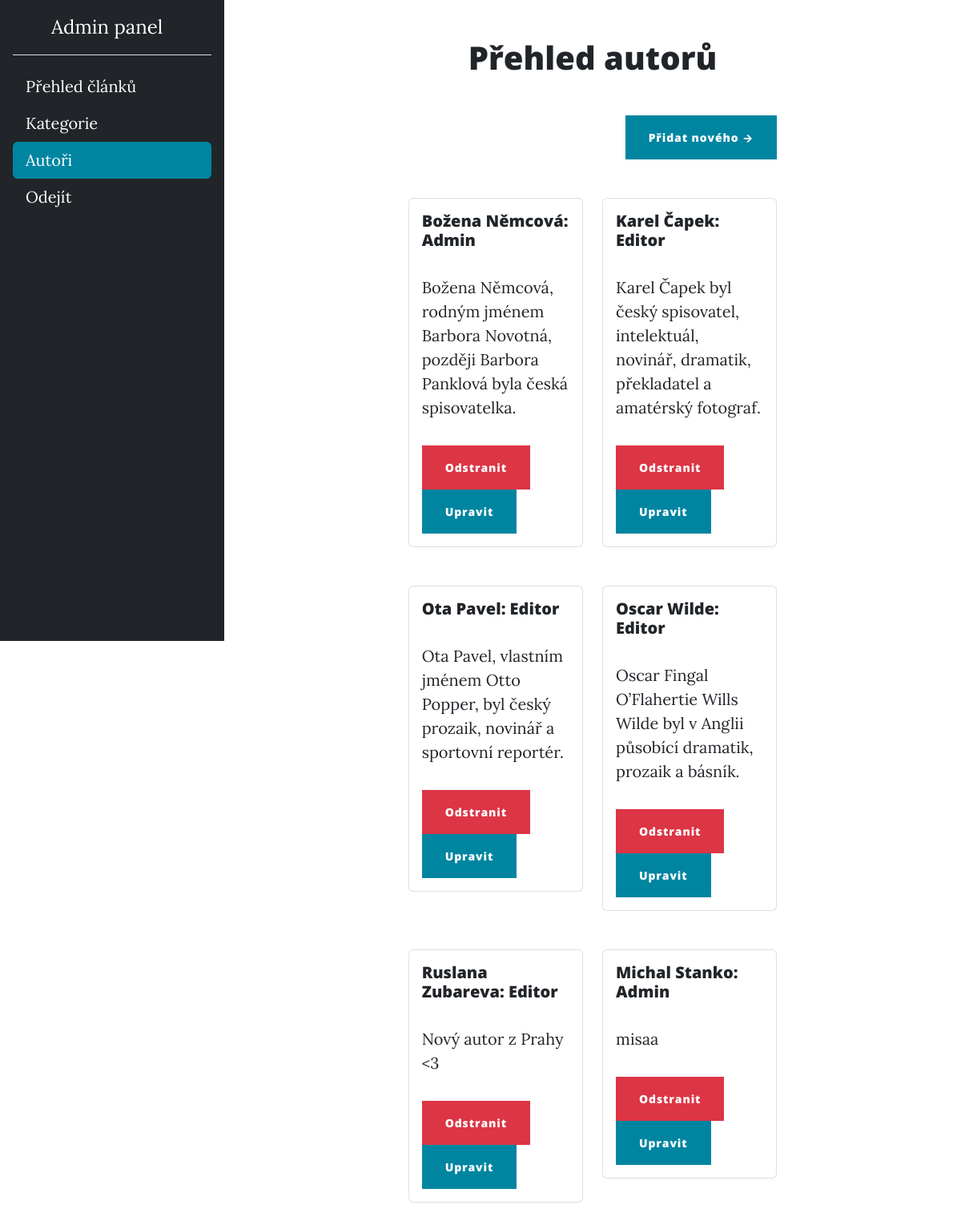
Screenshot of /author_admin.php (signed in) with the database file from the repository.
### tables this page shows
CREATE TABLE `tbAuthors` (
  `Id` int(11) NOT NULL,
  `Name` varchar(50) NOT NULL,
  `Surname` varchar(50) NOT NULL,
  `AuthDesc` varchar(200) NOT NULL,
  `Email` varchar(100) DEFAULT NULL,
  `Password` varchar(150) DEFAULT NULL,
  `IsAdmin` tinyint(1) NOT NULL
);

### Model/BaseRepository.php (called while the page is built, shortened)
<?php
abstract class BaseRepository
{
    public function __construct(Database $db)
    {
        $this->db = $db;
    }
}

### Model/AuthorRepository.php (called while the page is built, shortened)
<?php
class AuthorRepository extends BaseRepository
{
    public function getAuthors()
    {
        $sql = 'SELECT * FROM tbAuthors';
        return $this->db->select($sql);
    }
}

### Model/Database.php (called while the page is built, shortened)
<?php
class Database
{
    private $conn;
    public function __construct()
    {
        $this->conn = new PDO('mysql:host=' . self::HOST . ';dbname=' . self::DBNAME,
            self::USER,
            self::PASSWORD, [
                PDO::ATTR_ERRMODE => PDO::ERRMODE_EXCEPTION,
            ]);
        $this->conn->query('SET NAMES utf8');
    }
    public function select($sql, $params = [])
    {
        $stmt = $this->execute($sql, $params);
        return $stmt->fetchAll();
    }
    private function execute($sql, $params = [])
    {
        $stmt = $this->conn->prepare($sql);
        $stmt->execute($params);
        return $stmt;
    }
}

### author_admin.php (the view, shortened to what this page needs)
<?php
require 'Model\Database.php';
require 'Model\BaseRepository.php';
require 'Model\AuthorRepository.php';
$db = new Database();
$a = new AuthorRepository($db);
$auths = $a->getAuthors();
?>
<!doctype html>
<html lang="en">
<head>
    <link href="https://cdn.jsdelivr.net/npm/bootstrap@5.3.0-alpha1/dist/css/bootstrap.min.css" rel="stylesheet">
    <link href="css/styles.css" rel="stylesheet" />
</head>
<body>
<div class="d-flex">
    <aside>
        <div class="d-flex flex-column flex-shrink-0 p-3 text-bg-dark" style="width: 280px;height: 100vh;">
            <a href="/" class="d-flex align-items-center mb-3 mb-md-0 me-md-auto text-white">
                <svg class="bi pe-none me-2" width="40" height="32"><use xlink:href="#bootstrap"></use></svg>
                <span class="fs-4">Admin panel</span>
            </a>
            <hr>
            <ul class="nav nav-pills flex-column mb-auto">
                <li class="nav-item">
                    <a href="admin.php" class="nav-link text-white" aria-current="page">
                        Přehled článků
                    </a>
                </li>
                <li>
                    <a href="category_admin.php" class="nav-link text-white ">
                        Kategorie
                    </a>
                </li>
                <li>
                    <a href="author_admin.php" class="nav-link text-white active">
                        Autoři
                    </a>
                </li>
                <a href="index.php" class="nav-link text-white">
                    Odejít
                </a>
            </ul>
    </aside>
    <div class="content justify-content-evenly mx-auto" style="width:80%">
        <h1 class="text-center mb-5 mt-5">Přehled autorů</h1>
        <div class="container px-4 px-lg-5">
            <div class="row gx-4 gx-lg-5 justify-content-center">
                <div class="col-md-10 col-lg-8 col-xl-7">
                    <div class="d-flex justify-content-end">
                        <a href="author_add.php" class="btn btn-primary mb-5 ">Přidat nového →</a>
                    </div>
                    <div class="row">
                        <?php foreach ($auths as  $aut): ?>
                            <div class="col-sm-6 mb-3 mb-sm-5">
                                <div class="card">
                                    <div class="card-body">
                                        <h5 class="card-title"><?= $aut['Name'] . " " . $aut['Surname'] . ': '?><?= $aut['IsAdmin'] ? 'Admin' : 'Editor'?> </h5>
                                        <p class="card-text"><?= $aut['AuthDesc'] ?></p>
                                        <a href="author_delete.php?id=<?= $aut['Id'] ?>" class="btn btn-danger">Odstranit</a>
                                        <a href="author_edit.php?id=<?= $aut['Id'] ?>" class="btn btn-primary">Upravit</a>
                                    </div>
                                </div>
                            </div>
                        <?php endforeach; ?>
                    </div>
                </div>
            </div>
        </div>
    </div>
</body>
</html>

### rows the page displays
tbauthors: Name "Božena", Surname "Němcová", IsAdmin "Admin", AuthDesc "Božena Němcová, rodným jménem Barbora Novotná, později Barbora Panklová byla česká spisovatelka."
tbauthors: Name "Karel", Surname "Čapek", IsAdmin "Editor", AuthDesc "Karel Čapek byl český spisovatel, intelektuál, novinář, dramatik, překladatel a amatérský fotograf."
tbauthors: Name "Ota", Surname "Pavel", IsAdmin "Editor", AuthDesc "Ota Pavel, vlastním jménem Otto Popper, byl český prozaik, novinář a sportovní reportér."
tbauthors: Name "Oscar", Surname "Wilde", IsAdmin "Editor", AuthDesc "Oscar Fingal O’Flahertie Wills Wilde byl v Anglii působící dramatik, prozaik a básník."
tbauthors: Name "Ruslana", Surname "Zubareva", IsAdmin "Editor", AuthDesc "Nový autor z Prahy <3"
tbauthors: Name "Michal", Surname "Stanko", IsAdmin "Admin", AuthDesc "misaa"
